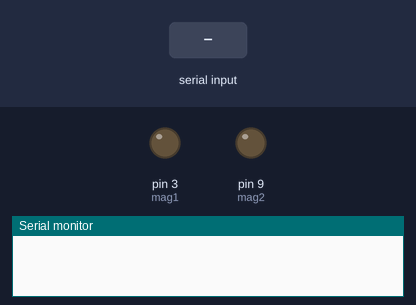
A sketch run on a simulated Arduino Uno, built with avr-gcc and run on an emulated ATmega328P. Parts: output pins drawn as LEDs (lit = HIGH), the last lines printed to the serial monitor. The test bench sets the inputs (shaded band).

Above: at 1.2 s.
1.3 s: "90,45\n" received over Serial
At 2.2 s:
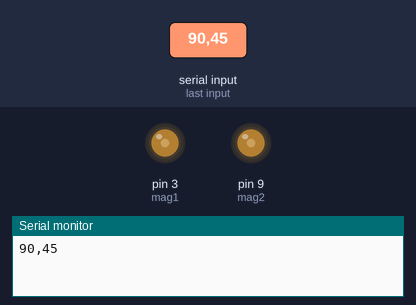
2.8 s: "5\n" received over Serial
At 3.2 s:
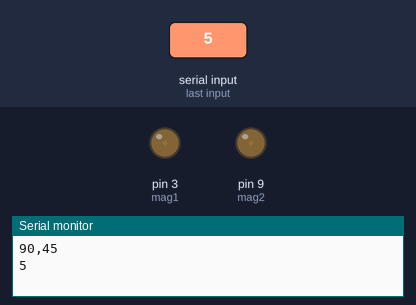
4.3 s: "200\n" received over Serial
At 5.5 s:
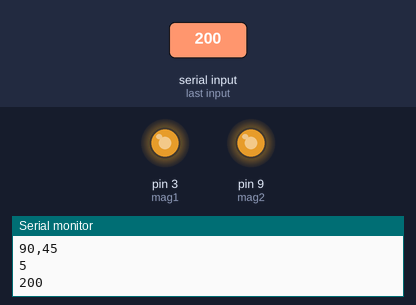
5.8 s: "90\n" received over Serial
At 6.8 s:
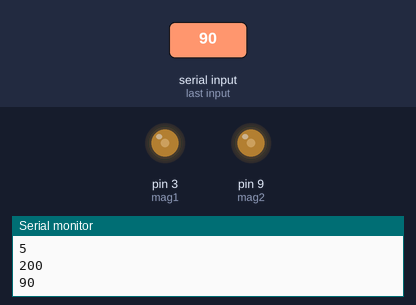
Timing chart, 0 to 8.3 s (numbered marks = the images above; inputs shaded):
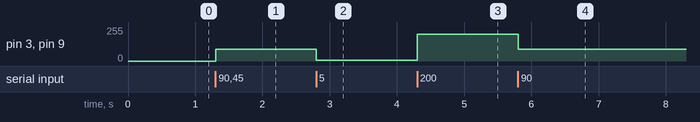

Measured:
- after the input at 1.3 s, pin 3 (mag1), pin 9 (mag2): 0/255 → 90/255 at once
- after the input at 2.8 s, pin 3 (mag1), pin 9 (mag2): 90/255 → 5/255 at once
- after the input at 4.3 s, pin 3 (mag1), pin 9 (mag2): 5/255 → 200/255 at once
- after the input at 5.8 s, pin 3 (mag1), pin 9 (mag2): 200/255 → 90/255 at once

The sketch:

pwm_current.ino
```cpp
String incomingByte ;

// Output pin to transistor base
int mag1 = 3;
int mag2 = 9;


// Variable to hold speed value
int speedVal;

void setup()
{
    // Setup transistor pin as output
    Serial.begin(9600);
    pinMode(mag1, OUTPUT);
    pinMode(mag2, OUTPUT);

}

void loop(){
  if (Serial.available() > 0) {
  incomingByte = Serial.readStringUntil('\n');
  String text = String(incomingByte);
  Serial.println(text);

  int value = text.toInt();

  analogWrite(mag1, value);
  analogWrite(mag2, value);

  }
}
```
